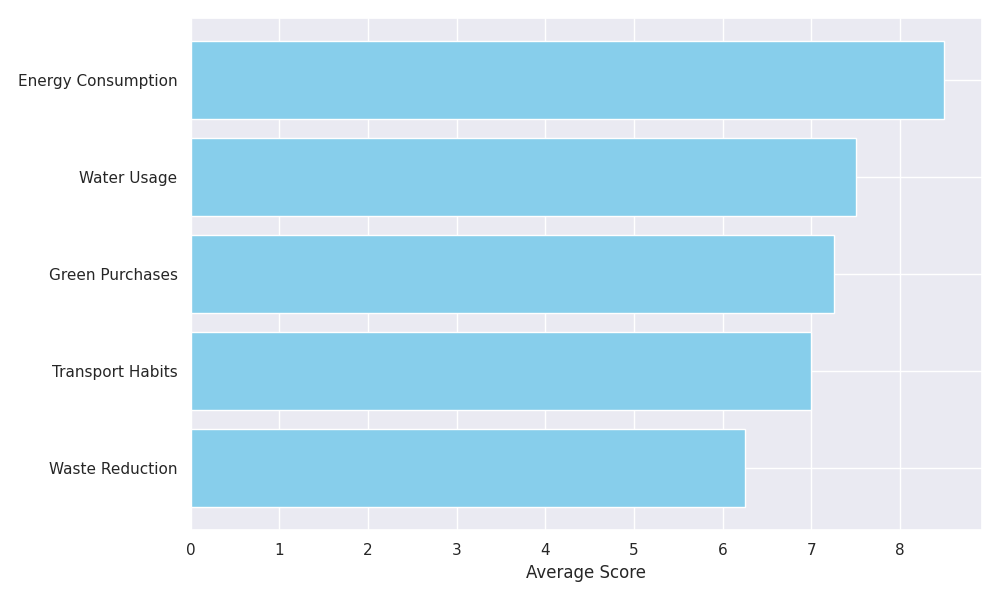

Write Python code to recreate this figure.
import matplotlib.pyplot as plt
import numpy as np

categories = ['Energy Consumption', 'Waste Reduction', 'Water Usage', 'Transport Habits', 'Green Purchases']
household_data = {
    'Household A': [9, 6, 8, 7, 7],
    'Household B': [8, 7, 6, 8, 9],
    'Household C': [9, 6, 7, 6, 8],
    'Household D': [8, 6, 9, 7, 5],
}

average_data = np.mean(list(household_data.values()), axis=0)

sorted_indices = np.argsort(average_data)
sorted_categories = [categories[i] for i in sorted_indices]
sorted_average_data = average_data[sorted_indices]

plt.figure(figsize=(10, 6))
plt.barh(sorted_categories, sorted_average_data, color='skyblue')
plt.xlabel('Average Score')
plt.tight_layout()
plt.show()
